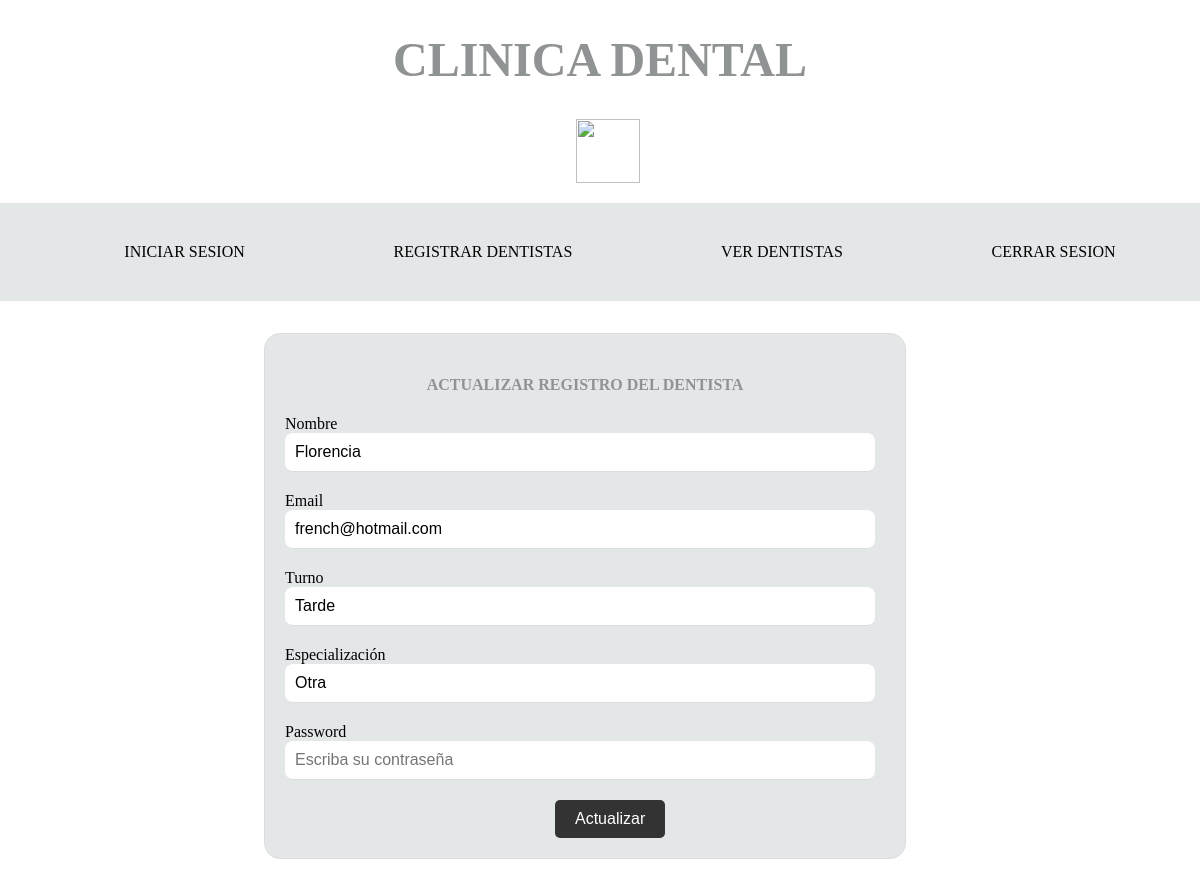
Page /index.php?ruta=editar&id=30 (signed in) on the committed database.
### tables this page shows
CREATE TABLE `registros` (
  `id` int(11) NOT NULL,
  `nombre` varchar(30) NOT NULL,
  `email` varchar(50) NOT NULL,
  `turno` varchar(70) NOT NULL,
  `especializacion` varchar(70) NOT NULL,
  `password` varchar(70) NOT NULL
);

### controllers/plantilla.controller.php (called while the page is built)
<?php
class ControllerPlantilla{
    public function ctrGetPlantilla(){
        include "views/plantilla.php";
    }
}

### index.php (called while the page is built)
<?php
require_once "controllers/plantilla.controller.php";
require_once "controllers/registros.controller.php";
require_once "models/registros.modelo.php";
$inicio = new ControllerPlantilla();
$inicio->ctrGetPlantilla();

### controllers/registros.controller.php (called while the page is built, shortened)
<?php
class ControllerRegistros{
	static public function ctrSeleccionarRegistros($item, $valor) {
		$tabla = "registros";
		$respuesta = ModeloRegistros::mdlSeleccionarRegistros($tabla, $item, $valor);
		return $respuesta;
	}
}

### models/conexion.php (called while the page is built)
<?php
class Conexion{
    static public function conectar(){
        $link = new PDO("mysql:host=localhost;port=3306;dbname=victoriaFrenchDB",
                            "root",
                            "");
        $link->exec("set names utf8");
        return $link;
    }
}

### models/registros.modelo.php (called while the page is built, shortened)
<?php
require_once "conexion.php";
class ModeloRegistros
{
	static public function mdlSeleccionarRegistros($tabla, $item, $valor)
	{
		if ($item == null && $valor == null) {
			$stmt = Conexion::conectar()->prepare("SELECT * FROM $tabla ORDER BY id DESC");
			$stmt->execute();
			return $stmt->fetchAll();
		} else {
			$stmt = Conexion::conectar()->prepare("SELECT * FROM $tabla WHERE $item = :$item ORDER BY id DESC");
			$stmt->bindParam(":" . $item, $valor, PDO::PARAM_STR);
			$stmt->execute();
			return $stmt->fetch();
		}
	}
}

### views/paginas/editar.php (the view, shortened to what this page needs)
<!DOCTYPE html>
<html lang="en">
<head>
    <link rel="stylesheet" href="css/style.css">
</head>
<body>
<?php
if(isset($_GET["id"])){
	$item = "id";
	$valor = $_GET["id"];
	$usuario = ControllerRegistros::ctrSeleccionarRegistros($item, $valor);
}
?>
<div>
	<form method="post" class="formulario formulario_editar">
	<h4 class="title">ACTUALIZAR REGISTRO DEL DENTISTA</h4>
				<label>Nombre</label>
				<input type="text" value="<?php echo $usuario["nombre"]; ?>" placeholder="Escriba su nombre" id="nombre" name="actualizarNombre">
				<label>Email</label>
				<input type="email" value="<?php echo $usuario["email"]; ?>" placeholder="Escriba su email" id="email" name="actualizarEmail">
				<label>Turno</label>
				<input type="turno" value="<?php echo $usuario["turno"]; ?>" placeholder="Escriba su turno" id="turno" name="actualizarTurno">
				<label>Especialización</label>
				<input type="especializacion" value="<?php echo $usuario["especializacion"]; ?>" placeholder="Escriba su especializacion" id="especializacion" name="actualizarEspecializacion">
				<label>Password</label>
				<input type="password" placeholder="Escriba su contraseña" id="pwd" name="actualizarPassword">
		<button type="submit" class="boton">Actualizar</button>
	</form>
</div>
</body>
</html>

### css/style.css (style rules this page uses)
body { margin:0%; padding: 0%; }
.title { text-align: center; color: rgb(144, 147, 148); }
.formulario { background-color: rgb(227, 231, 232); border: 1px solid #ddd; padding: 20px; margin: 2rem; border-radius: 1rem; width: 50%; }
.formulario_editar { margin-left: 22vw; }
input { display: block; width: 95%; border: none; border-bottom: 1px solid #ddd; padding: 10px; margin-bottom: 20px; font-size: 16px; border-radius: 0.5rem; }
.boton { background-color: #333; color: #fff; padding: 10px 20px; border: none; border-radius: 5px; font-size: 16px; cursor: pointer; margin-left: 45%; }

### rows in the picture
registros: actualizarNombre "Florencia", actualizarEmail "french@hotmail.com", actualizarTurno "Tarde", actualizarEspecializacion "Otra"
